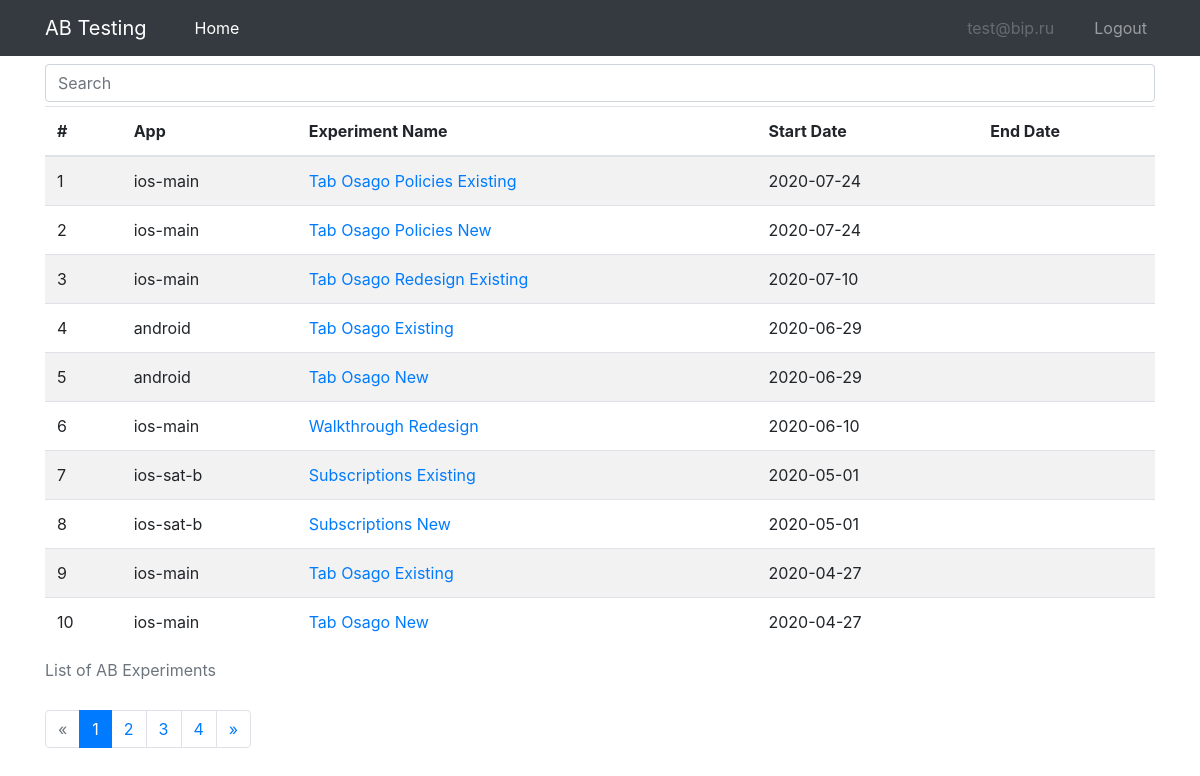
The page /index (signed in) on the database as committed earlier.
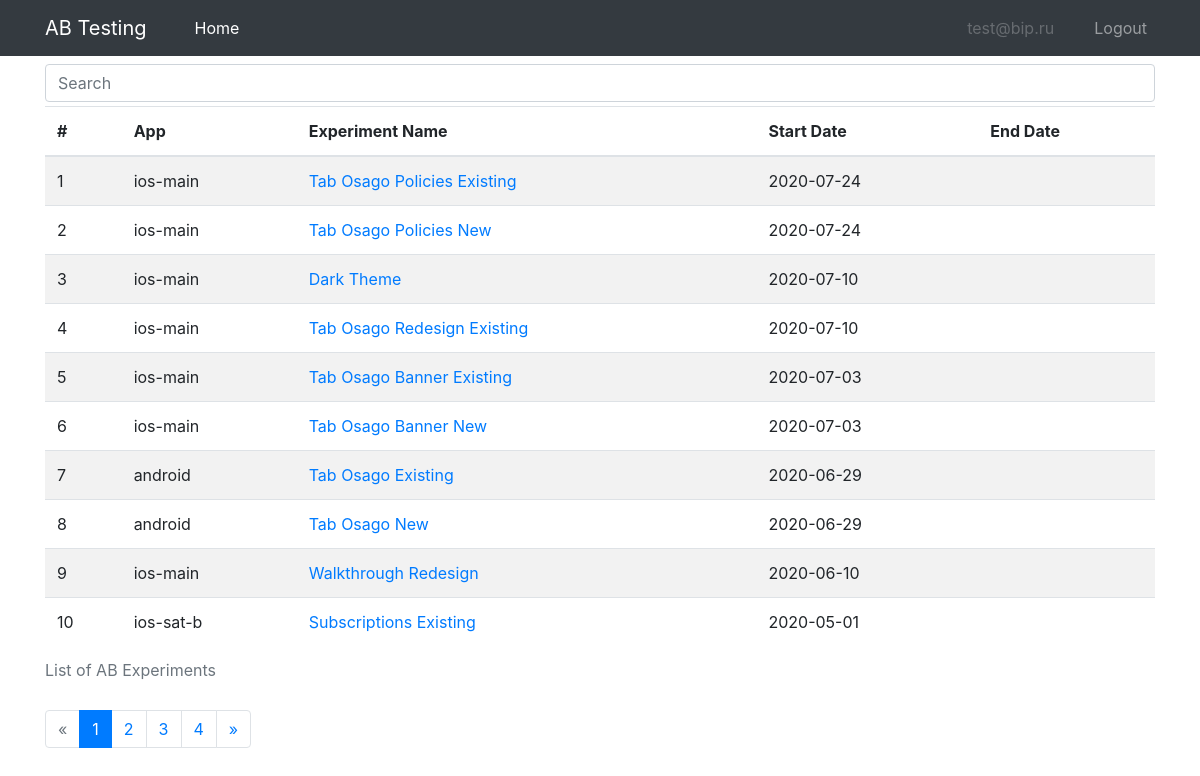
The same page on the database as committed later.
### models.py (models this page shows, shortened)
class User(UserMixin, db.Model):
    id = db.Column(db.Integer, primary_key=True)
    email = db.Column(db.String(120), index=True, unique=True)
    password_hash = db.Column(db.String(128))

class ABExperiment(db.Model):
    __tablename__ = "experiment"
    __table_args__ = (db.UniqueConstraint('app_id', 'name', name="unique_constraint_app_exp"), )
    id = db.Column(db.Integer, primary_key=True)
    app_id = db.Column(db.Integer, db.ForeignKey("app.id"))
    name = db.Column(db.String(120), index=True)
    description = db.Column(db.Text)
    metrics = db.Column(db.Text)
    start_date = db.Column(db.Date)
    end_date = db.Column(db.Date)
    options = db.relationship('ABOption', backref='experiment') # cascade="all, delete-orphan"
    @property
    def clean_name(self):
        clean_name = " ".join(
            [i.capitalize() for i in self.name.split("_") if i not in ("exp", "ios", "android")]
        )
        return clean_name

class App(db.Model):
    __tablename__ = "app"
    id = db.Column(db.Integer, primary_key=True)
    name = db.Column(db.String(120), index=True, unique=True)
    experiments = db.relationship('ABExperiment', backref='app')

### ab/ab.py (the view)
@bp.route("/")
@bp.route("/index")
@login_required
def index():
    page = request.args.get("page", default=1, type=int)
    q = request.args.get("q", default="")
    exp_pagination = ABExperiment.query \
        .join(App, ABExperiment.app_id == App.id) \
        .filter(
            (ABExperiment.name.like(f"%{q}%")) | (App.name.like(f"%{q}%"))
        ) \
        .order_by(ABExperiment.start_date.desc(), ABExperiment.name) \
        .limit(100).from_self() \
        .paginate(page=page, per_page=10)
    return render_template("ab/ab_list.html", exp_pagination=exp_pagination, q=q, active_link="home")

### main.py (called while the page is built)
@login.user_loader
def load_user(id):
    return User.query.get(int(id))

### templates/ab/ab_list.html (shortened to what this page needs)
{% extends "base.html" %}
{% from "macros/_pagination.html" import render_pagination %}
{% block content %}
<div class="container">
    <form action="{{ url_for('ab.index') }}" method="GET">
        <div class="form-group mt-2 mb-1">
            <input class="form-control" type="text" name="q" placeholder="Search" aria-label="Search">
        </div>
    </form>
    {% if exp_pagination %}
    <table class="table table-hover table-striped">
        <caption>List of AB Experiments</caption>
        <thead>
            <tr>
                <th scope="col">#</th>
                <th scope="col">App</th>
                <th scope="col">Experiment Name</th>
                <th scope="col">Start Date</th>
                <th scope="col">End Date</th>
            </tr>
        </thead>
        {% for exp in exp_pagination.items %}
        <tr>
            <td>{{ loop.index + ((exp_pagination.page - 1) * exp_pagination.per_page) }}</td>
            <td>{{ exp.app.name }}</td>
            <td><a href="{{ url_for('ab.detail', exp_name=exp.name) }}">{{ exp.clean_name }}</a></td>
            <td>{{ exp.start_date }}</td>
            <td>
            </td>
        </tr>
        {% endfor %}
    </table>
    {{ render_pagination(exp_pagination, endpoint='ab.index', q=q) }}
    {% endif %}
</div>
{% endblock %}

### templates/base.html (shortened to what this page needs)
<!DOCTYPE html>
<html>
    <head>
        <link rel="stylesheet" href="https://stackpath.bootstrapcdn.com/bootstrap/4.5.0/css/bootstrap.min.css">
        <link rel="stylesheet" href="https://stackpath.bootstrapcdn.com/font-awesome/4.7.0/css/font-awesome.min.css">
        <link rel="stylesheet" type="text/css" href="{{ url_for('static', filename='css/style.css') }}">
    </head>
    <body>
    <nav class="navbar navbar-expand-md navbar-dark bg-dark fixed-top">
        <div class="container">
            <a class="navbar-brand" href="{{ url_for('ab.index') }}">AB Testing</a>
            <div class="collapse navbar-collapse" id="navbarCollapse">
                <ul class="navbar-nav mr-auto">
                    <li class="nav-item {{ 'active' if active_link == 'home' else None }} ml-4">
                        <a class="nav-link" href="{{ url_for('ab.index') }}">Home</a>
                    </li>
                </ul>
                <ul class="navbar-nav ml-auto">
                {% if current_user.is_authenticated %}
                    <li class="nav-item mr-4">
                    <a class="nav-link disabled">{{ current_user.email }}</a>
                    </li>
                    <li class="nav-item">
                    <a class="nav-link" href="{{ url_for('auth.logout') }}">Logout</a>
                    </li>
                {% endif %}
                </ul>
            </div>
        </div>
    </nav>
    {% block content %}
    {% endblock %}
    </body>
</html>

### templates/macros/_pagination.html
{% macro render_pagination(pagination, endpoint, q) %}
<nav aria-label="Page navigation example">
    <ul class="pagination">
        {% if pagination.has_prev %}
            {% if q and q != "" %}
                <li class="page-item"><a class="page-link" href="{{ url_for(endpoint, page=pagination.prev_num, q=q) }}">&laquo;</a></li>
            {% else %}
                <li class="page-item"><a class="page-link" href="{{ url_for(endpoint, page=pagination.prev_num) }}">&laquo;</a></li>
            {% endif %}
        {% else %}
            <li class="page-item disabled"><a class="page-link" href="#">&laquo;</a></li>
        {% endif %}
        {% for page in pagination.iter_pages() %}
            {% if page %}
                {% if page != pagination.page %}
                    {% if q and q != "" %}
                        <li class="page-item"><a class="page-link" href="{{ url_for(endpoint, page=page, q=q) }}">{{ page }}</a></li>
                    {% else %}
                        <li class="page-item"><a class="page-link" href="{{ url_for(endpoint, page=page) }}">{{ page }}</a></li>
                    {% endif %}
                {% else %}
                    <li class="page-item active"><span class="page-link">{{ page }}</span></li>
                {% endif %}
            {% endif %}
        {% endfor %}
        {% if pagination.has_next %}
            {% if q and q != "" %}
                <li class="page-item"><a class="page-link" href="{{ url_for(endpoint, q=q, page=pagination.next_num) }}">&raquo;</a></li>
            {% else %}
                <li class="page-item"><a class="page-link" href="{{ url_for(endpoint, page=pagination.next_num) }}">&raquo;</a></li>
            {% endif %}
        {% else %}
            <li class="page-item disabled"><a class="page-link" href="#">&raquo;</a></li>
        {% endif %}
    </ul>
</nav>
{% endmacro %}

### static/css/style.css (style rules this page uses)
body { padding-top: 3.5rem; }

Rows that differ between the two databases and show on the page:
no longer on this page (row edited): ABExperiment: app.name "ios-sat-b", clean_name "Subscriptions New", start_date "2020-05-01"
no longer on this page (row edited): ABExperiment: app.name "ios-main", clean_name "Tab Osago Existing", start_date "2020-04-27"
no longer on this page (row edited): ABExperiment: app.name "ios-main", clean_name "Tab Osago New", start_date "2020-04-27"
added ABExperiment: app.name "ios-main", clean_name "Dark Theme", start_date "2020-07-10"
added ABExperiment: app.name "ios-main", clean_name "Tab Osago Banner Existing", start_date "2020-07-03"
added ABExperiment: app.name "ios-main", clean_name "Tab Osago Banner New", start_date "2020-07-03"
